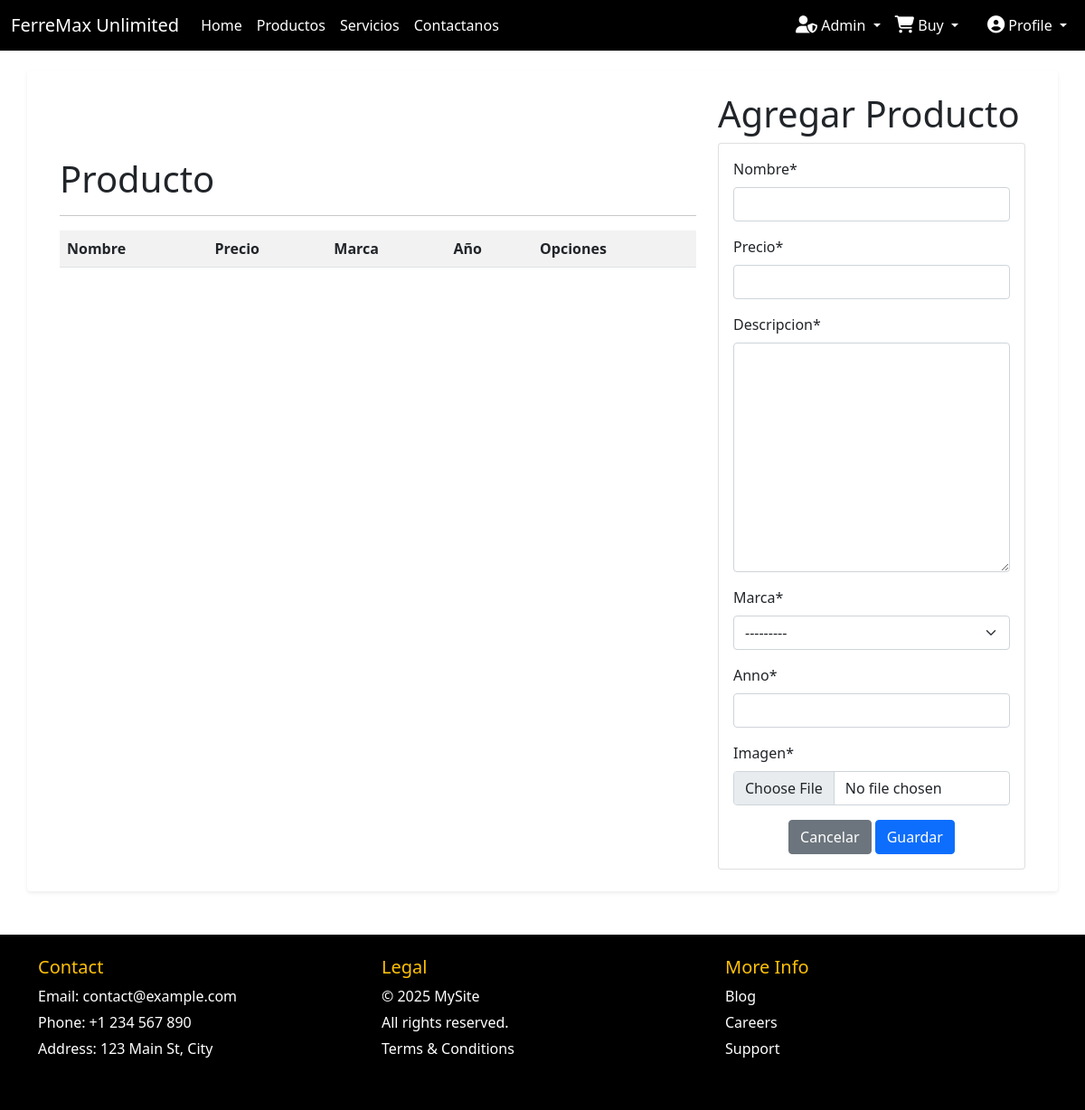
/vistaProducto/, run on an earlier commit of the app's database.
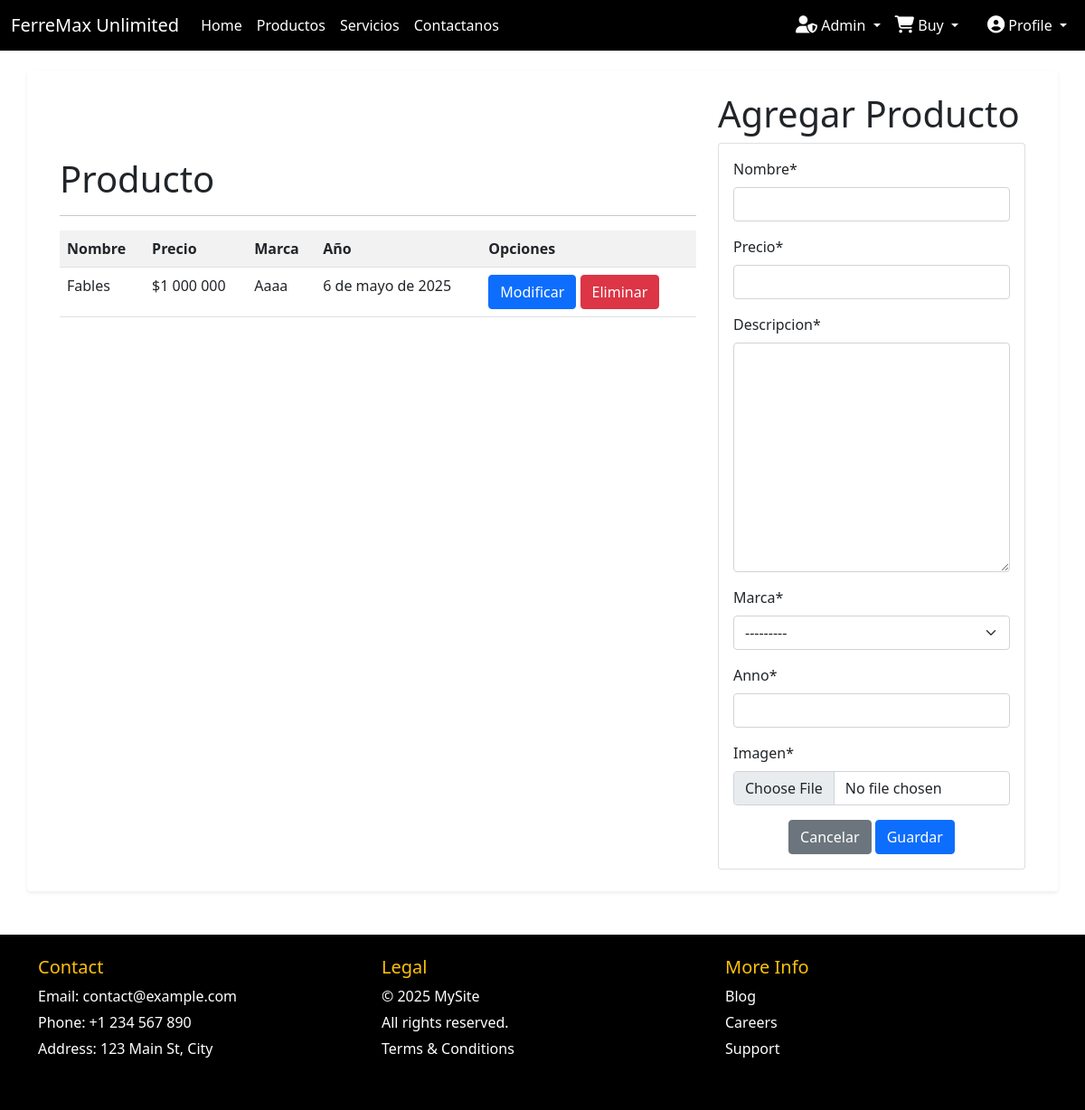
And on a later commit of the database.
### app/models.py (models this page shows, shortened)
class Producto(models.Model):
    nombre = models.CharField(max_length=50)
    precio = models.IntegerField()
    descripcion = models.TextField()
    marca = models.ForeignKey(Marcar, on_delete=models.PROTECT)
    anno = models.DateField()
    imagen = models.ImageField(upload_to="productos", null=True)

class Marcar(models.Model):
    nombre = models.CharField(max_length=50)
    def __str__(self):
        return self.nombre

### app/views.py (the view, shortened to what this page needs)
# urls.py: path('vistaProducto/',vistaProducto, name="vistaProducto"),
def vistaProducto(request):
    productos = Producto.objects.all()
    page = request.GET.get('page', 1)
    try:
        paginator = Paginator(productos,7)
        productos = paginator.page(page)
    except:
        raise Http404
    data = {
        'form': ProductoForm(),
        'entity' : productos,
        'paginator' : paginator
    }
    return render(request, "app/Producto/vistaProducto.html",data)

### app/forms.py
class ProductoForm(forms.ModelForm):
    class Meta:
        model = Producto
        fields = '__all__'

### app/templates/app/Producto/vistaProducto.html (shortened to what this page needs)
{% extends 'app/base.html' %}
{% load static %}
{% block contenido %}
{% load crispy_forms_tags %}
{% load humanize %}
<div class="row content-block p-4 rounded shadow-sm" style="margin-top: 2%;">
    <div class="col-md-8">
        <br><br><br>
        <h1>Producto</h1>
        <hr>
        <table class="table table-striped table-hover ">
            <tr>
                <th>Nombre</th>
                <th>Precio</th>
                <th>Marca</th>
                <th>Año</th>
                <th>Opciones</th>
            </tr>
            {% for p in entity %}
            <tr>
                <td>{{ p.nombre | title}}</td>
                <td>${{ p.precio | intcomma}}</td>
                <td>{{ p.marca | title}}</td>
                <td>{{ p.anno }}</td>
                <td><a href="{% url 'modificarProducto' p.id %}" class="btn btn-primary">Modificar</a>&nbsp;<a href="{% url 'eliminar_Producto' p.id %}" class="btn btn-danger">Eliminar</a></td>
            </tr>
            {% endfor %}
        </table>
    </div>
    <div class="col-md-4">
        <h1>Agregar Producto</h1>
        <div class="card">
            <div class="card-body">
                <form action="" method="post" enctype="multipart/form-data">
                    {{ form | crispy }}
                    <div class="d-flex justify-content-center">
                        <input type="reset" class="btn btn-secondary" value="Cancelar">
                        <input type="submit" class="btn btn-primary" value="Guardar">
                    </div>
                </form>
            </div>
        </div>
    </div>
</div>
{% endblock %}

What changed in the data, as far as the page shows it:
added Producto: nombre "Fables", precio "1 000 000", marca "Aaaa", anno "6 de mayo de 2025"
